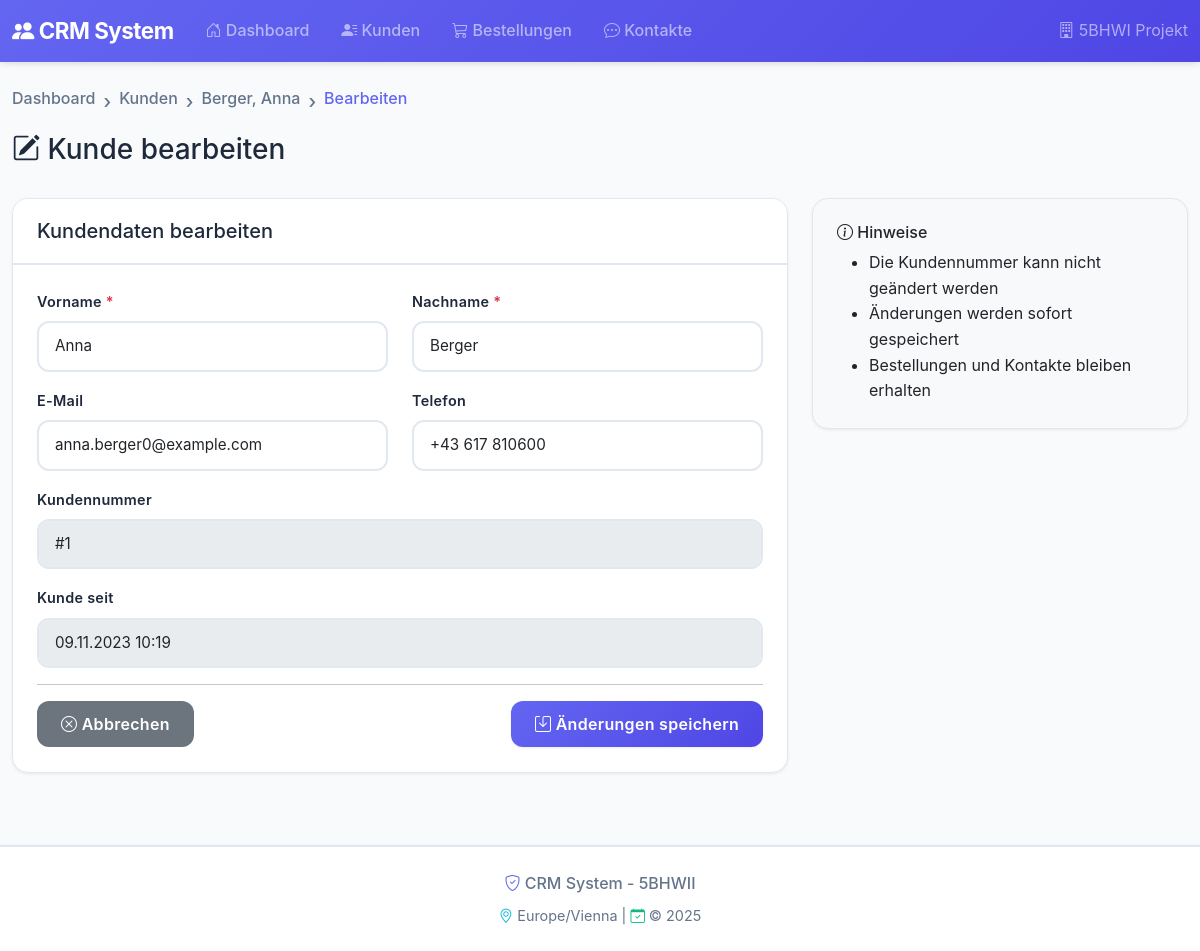
/customers/1/edit, run on the app's committed database.
### models.py (models this page shows, shortened)
class Customer(db.Model):
    __tablename__ = 'customers'
    id = db.Column(db.Integer, primary_key=True, autoincrement=True)
    first_name = db.Column(db.String(100), nullable=False)
    last_name = db.Column(db.String(100), nullable=False)
    email = db.Column(db.String(255), unique=True)
    phone = db.Column(db.String(50))
    created_at = db.Column(db.DateTime, default=datetime.utcnow)
    orders = db.relationship('Order', back_populates='customer', cascade='all, delete-orphan')
    contacts = db.relationship('Contact', back_populates='customer', cascade='all, delete-orphan')
    @property
    def full_name(self):
        return f"{self.last_name}, {self.first_name}"

### crm_app/views/customers.py (the view, shortened to what this page needs)
@customers_bp.route('/<int:customer_id>/edit', methods=['GET', 'POST'])
def edit_customer(customer_id):
    customer = Customer.query.get_or_404(customer_id)
    return render_template('customers/edit.html', customer=customer)

### crm_app/templates/customers/edit.html (shortened to what this page needs)
{% extends "base.html" %}
{% block content %}
<div class="row mb-4">
    <div class="col">
        <nav aria-label="breadcrumb">
            <ol class="breadcrumb">
                <li class="breadcrumb-item"><a href="{{ url_for('index') }}">Dashboard</a></li>
                <li class="breadcrumb-item"><a href="{{ url_for('customers.list_customers') }}">Kunden</a></li>
                <li class="breadcrumb-item"><a href="{{ url_for('customers.customer_detail', customer_id=customer.id) }}">{{ customer.full_name }}</a></li>
                <li class="breadcrumb-item active">Bearbeiten</li>
            </ol>
        </nav>
        <h1>
            <i class="bi bi-pencil-square"></i> Kunde bearbeiten
        </h1>
    </div>
</div>
<div class="row">
    <div class="col-lg-8">
        <div class="card">
            <div class="card-header">
                <h5 class="mb-0">Kundendaten bearbeiten</h5>
            </div>
            <div class="card-body">
                <form method="POST" action="{{ url_for('customers.edit_customer', customer_id=customer.id) }}">
                    <div class="row mb-3">
                        <div class="col-md-6">
                            <label for="first_name" class="form-label">Vorname <span class="text-danger">*</span></label>
                            <input type="text" class="form-control" id="first_name" name="first_name"
                                   value="{{ customer.first_name }}" required maxlength="100">
                        </div>
                        <div class="col-md-6">
                            <label for="last_name" class="form-label">Nachname <span class="text-danger">*</span></label>
                            <input type="text" class="form-control" id="last_name" name="last_name"
                                   value="{{ customer.last_name }}" required maxlength="100">
                        </div>
                    </div>
                    <div class="row mb-3">
                        <div class="col-md-6">
                            <label for="email" class="form-label">E-Mail</label>
                            <input type="email" class="form-control" id="email" name="email"
                                   value="{{ customer.email or '' }}" maxlength="255">
                        </div>
                        <div class="col-md-6">
                            <label for="phone" class="form-label">Telefon</label>
                            <input type="text" class="form-control" id="phone" name="phone"
                                   value="{{ customer.phone or '' }}" maxlength="50">
                        </div>
                    </div>
                    <div class="mb-3">
                        <label class="form-label">Kundennummer</label>
                        <input type="text" class="form-control" value="#{{ customer.id }}" disabled>
                    </div>
                    <div class="mb-3">
                        <label class="form-label">Kunde seit</label>
                        <input type="text" class="form-control" value="{{ customer.created_at|datetime_format }}" disabled>
                    </div>
                    <hr>
                    <div class="d-flex justify-content-between">
                        <a href="{{ url_for('customers.customer_detail', customer_id=customer.id) }}" class="btn btn-secondary">
                            <i class="bi bi-x-circle"></i> Abbrechen
                        </a>
                        <button type="submit" class="btn btn-primary">
                            <i class="bi bi-save"></i> Änderungen speichern
                        </button>
                    </div>
                </form>
            </div>
        </div>
    </div>
    <div class="col-lg-4">
        <div class="card bg-light">
            <div class="card-body">
                <h6 class="card-title">
                    <i class="bi bi-info-circle"></i> Hinweise
                </h6>
                <ul class="mb-0">
                    <li>Die Kundennummer kann nicht geändert werden</li>
                    <li>Änderungen werden sofort gespeichert</li>
                    <li>Bestellungen und Kontakte bleiben erhalten</li>
                </ul>
            </div>
        </div>
    </div>
</div>
{% endblock %}

### crm_app/static/css/style.css (style rules this page uses)
:root { --primary-color: #6366f1; --primary-dark: #4f46e5; --primary-light: #818cf8; --success-color: #10b981; --success-dark: #059669; --info-color: #06b6d4; --info-dark: #0891b2; --warning-color: #f59e0b; --warning-dark: #d97706; --danger-color: #ef4444; --bg-primary: #f8fafc; --bg-secondary: #ffffff; --text-primary: #1e293b; --text-secondary: #64748b; --border-color: #e2e8f0; --shadow-sm: 0 1px 3px 0 rgba(0, 0, 0, 0.08); --shadow-md: 0 4px 6px -1px rgba(0, 0, 0, 0.08), 0 2px 4px -1px rgba(0, 0, 0, 0.04); --shadow-lg: 0 10px 15px -3px rgba(0, 0, 0, 0.08), 0 4px 6px -2px rgba(0, 0, 0, 0.03); --shadow-xl: 0 20px 25px -5px rgba(0, 0, 0, 0.08), 0 10px 10px -5px rgba(0, 0, 0, 0.03); --radius-sm: 8px; --radius-md: 12px; --radius-lg: 16px; }
body { font-family: -apple-system, BlinkMacSystemFont, 'Inter', 'Segoe UI', 'Roboto', sans-serif; background-color: #f8fafc; color: var(--text-primary); line-height: 1.6; }
* { -webkit-font-smoothing: antialiased; -moz-osx-font-smoothing: grayscale; }
.card, .btn, .nav-link, .table-hover tbody tr, .clickable-row { transform: translateZ(0); backface-visibility: hidden; }
.card { background: var(--bg-secondary); border: 1px solid var(--border-color); border-radius: 16px; box-shadow: var(--shadow-sm); transition: transform 0.2s ease, box-shadow 0.2s ease; overflow: hidden; will-change: transform; }
.card-header { background-color: var(--bg-secondary); border-bottom: 2px solid var(--border-color); font-weight: 600; padding: 1.25rem 1.5rem; font-size: 1.1rem; color: var(--text-primary); }
.card-body { padding: 1.5rem; }
.btn { border-radius: 12px; padding: 0.7rem 1.5rem; font-weight: 600; transition: transform 0.15s ease, box-shadow 0.15s ease, opacity 0.15s ease; border: none; letter-spacing: 0.3px; will-change: transform; }
.btn-primary { background: linear-gradient(135deg, var(--primary-color) 0%, var(--primary-dark) 100%); box-shadow: var(--shadow-sm); }
h1 { font-size: 1.75rem; }
.breadcrumb { background-color: transparent; padding: 0; margin-bottom: 1rem; }
.breadcrumb-item { color: var(--text-secondary); font-weight: 500; }
.breadcrumb-item.active { color: var(--primary-color); }
.breadcrumb-item + .breadcrumb-item::before { content: "›"; font-size: 1.2rem; color: var(--text-secondary); }
.breadcrumb-item a { color: var(--text-secondary); text-decoration: none; transition: color 0.3s; }
.bi { transition: transform 0.15s ease; }
html { scroll-behavior: smooth; }
.form-control, .form-select { border-radius: 10px; border: 2px solid var(--border-color); padding: 0.7rem 1rem; transition: all 0.3s; background-color: var(--bg-secondary); font-size: 0.95rem; }
.form-label { font-weight: 600; color: var(--text-primary); margin-bottom: 0.5rem; font-size: 0.9rem; letter-spacing: 0.3px; }
.form-control, .form-select { border-radius: 12px; border: 2px solid var(--border-color); padding: 0.75rem 1rem; transition: border-color 0.2s ease, box-shadow 0.2s ease; background-color: var(--bg-secondary); font-size: 0.95rem; }

### data on the page
Customer: full_name "Berger, Anna", first_name "Anna", last_name "Berger", email "anna.berger0@example.com", phone "+43 617 810600", id "#1", created_at "09.11.2023 10:19"
